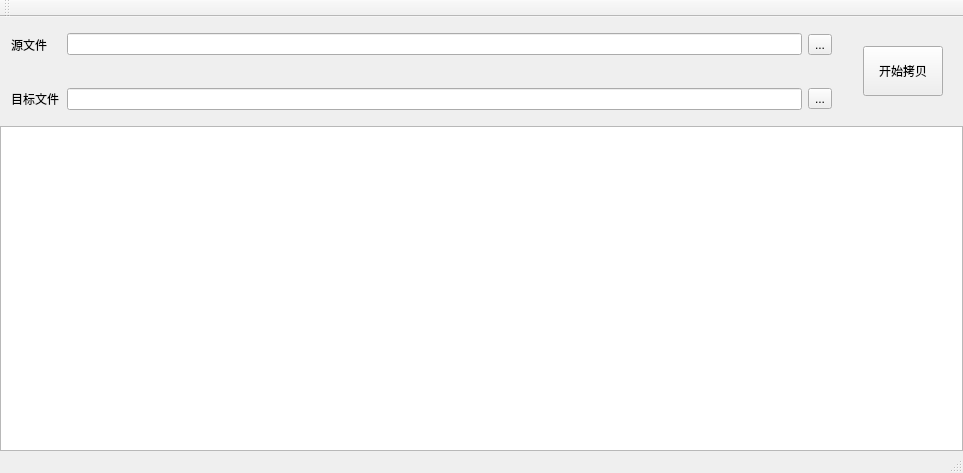
<?xml version="1.0" encoding="UTF-8"?>
<ui version="4.0">
 <class>MainWindow</class>
 <widget class="QMainWindow" name="MainWindow">
  <property name="geometry">
   <rect>
    <x>0</x>
    <y>0</y>
    <width>963</width>
    <height>473</height>
   </rect>
  </property>
  <property name="windowTitle">
   <string>MainWindow</string>
  </property>
  <widget class="QWidget" name="centralWidget">
   <layout class="QVBoxLayout" name="verticalLayout" stretch="1,3">
    <property name="spacing">
     <number>0</number>
    </property>
    <property name="leftMargin">
     <number>0</number>
    </property>
    <property name="topMargin">
     <number>0</number>
    </property>
    <property name="rightMargin">
     <number>0</number>
    </property>
    <property name="bottomMargin">
     <number>0</number>
    </property>
    <item>
     <widget class="QWidget" name="widget" native="true">
      <layout class="QHBoxLayout" name="horizontalLayout">
       <property name="spacing">
        <number>20</number>
       </property>
       <property name="leftMargin">
        <number>0</number>
       </property>
       <property name="topMargin">
        <number>0</number>
       </property>
       <property name="rightMargin">
        <number>20</number>
       </property>
       <property name="bottomMargin">
        <number>0</number>
       </property>
       <item>
        <widget class="QWidget" name="widget_2" native="true">
         <layout class="QVBoxLayout" name="verticalLayout_2">
          <property name="spacing">
           <number>0</number>
          </property>
          <property name="leftMargin">
           <number>0</number>
          </property>
          <property name="topMargin">
           <number>0</number>
          </property>
          <property name="rightMargin">
           <number>0</number>
          </property>
          <property name="bottomMargin">
           <number>0</number>
          </property>
          <item>
           <widget class="QWidget" name="widget_3" native="true">
            <layout class="QHBoxLayout" name="horizontalLayout_2">
             <item>
              <widget class="QLabel" name="label">
               <property name="minimumSize">
                <size>
                 <width>50</width>
                 <height>0</height>
                </size>
               </property>
               <property name="text">
                <string>源文件</string>
               </property>
              </widget>
             </item>
             <item>
              <widget class="QLineEdit" name="srcFileLineEdit"/>
             </item>
             <item>
              <widget class="QToolButton" name="srcFileToolBtn">
               <property name="text">
                <string>...</string>
               </property>
              </widget>
             </item>
            </layout>
           </widget>
          </item>
          <item>
           <widget class="QWidget" name="widget_4" native="true">
            <layout class="QHBoxLayout" name="horizontalLayout_3">
             <item>
              <widget class="QLabel" name="label_2">
               <property name="minimumSize">
                <size>
                 <width>50</width>
                 <height>0</height>
                </size>
               </property>
               <property name="text">
                <string>目标文件</string>
               </property>
              </widget>
             </item>
             <item>
              <widget class="QLineEdit" name="targetFileLineEdit"/>
             </item>
             <item>
              <widget class="QToolButton" name="targetFileToolBtn">
               <property name="text">
                <string>...</string>
               </property>
              </widget>
             </item>
            </layout>
           </widget>
          </item>
         </layout>
        </widget>
       </item>
       <item>
        <widget class="QPushButton" name="startBtn">
         <property name="maximumSize">
          <size>
           <width>100</width>
           <height>50</height>
          </size>
         </property>
         <property name="text">
          <string>开始拷贝</string>
         </property>
        </widget>
       </item>
      </layout>
     </widget>
    </item>
    <item>
     <widget class="QTableView" name="logTableView"/>
    </item>
   </layout>
  </widget>
  <widget class="QMenuBar" name="menuBar">
   <property name="geometry">
    <rect>
     <x>0</x>
     <y>0</y>
     <width>963</width>
     <height>23</height>
    </rect>
   </property>
  </widget>
  <widget class="QToolBar" name="mainToolBar">
   <attribute name="toolBarArea">
    <enum>TopToolBarArea</enum>
   </attribute>
   <attribute name="toolBarBreak">
    <bool>false</bool>
   </attribute>
  </widget>
  <widget class="QStatusBar" name="statusBar"/>
 </widget>
 <layoutdefault spacing="6" margin="11"/>
 <resources/>
 <connections/>
</ui>
